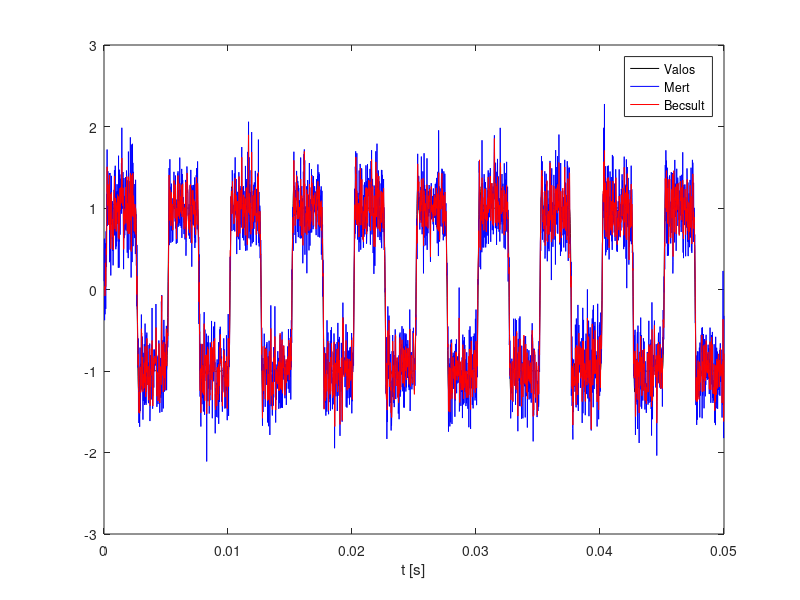

The MATLAB script that drew this image:
clc;
clear all;

%% PARAMETEREK
fs=64000;                %mintaveteli frekvencia
Tsim=0.05;               %szimulacios ido
[A,B,C,D]=butter(5,0.1); %megfigylet rendszer allapotvaltozos leirasa
Q=0.0001;                %folyamatzaj varianciaja
R=0.1;                   %meresi zaj varianciaja

%% GERJESZTES
t=0:1/fs:Tsim;
u=square(2*pi*200*t); %gerjesztojel
y=lsim(ss(A,B,C,D,1/fs),u+sqrt(Q)*randn(size(u))); %rendszer kimenete
y_meas=y+sqrt(R)*randn(size(y)); %rendszer megfigyelt kimenete

%% KALMAN-SZURO
P=zeros(size(A));
x_hat=zeros(size(A,1),length(u));
for n=2:length(u)
    %PREDIKCIO
    x_hat_pred=A*x_hat(:,n-1)+B*u(n); %x_hat[n|n-1]=A*x_hat[n-1|n-1]+B*u[n]
    P_pred=A*P*A.'+Q; %P[n|n-1]=A*P[n-1|n-1]*A.'+Q
    %KORREKCIO
    e=y_meas(n)-(C*x_hat_pred+D*u(n)); %e[n]=y_meas[n]-(C*x_hat[n|n-1]+D*u[n])
    S=C*P_pred*C.'+R; %S=C*P[n|n-1]*C.'+R
    K=P_pred*C.'/S; %K=P[n|n-1]*C.'/S
    x_hat(:,n)=x_hat_pred+K*e; %x_hat[n|n]=x_hat[n|n-1]+K*e
    P=(eye(size(P))-K*C)*P_pred; %P[n|n]=(I-K*C)*P[n|n-1]
end
y_est=C*x_hat+D*u;

%% ABRAZOLAS
plot(t,y,'k',t,y_meas,'b',t,y_est,'r');
legend('Valos','Mert','Becsult');
xlabel('t [s]');
